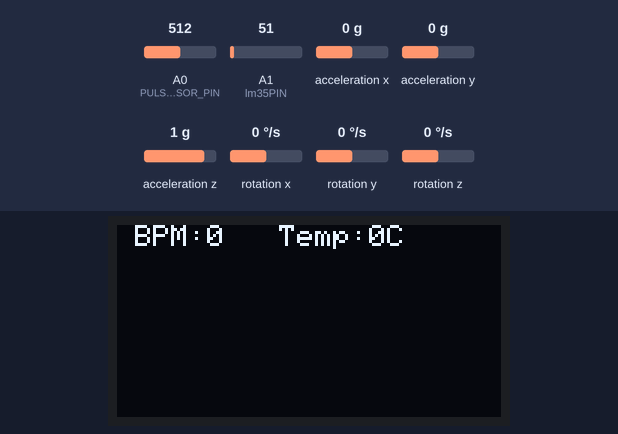
Recording of a sketch running on a simulated Arduino Uno, built with avr-gcc and run on an emulated ATmega328P. On the bench: 128×64 one-colour display. Wiring (inferred from the names in the program): MPU-6050 motion sensor at I2C address 0x68. The test bench sets the inputs (shaded band); at power-on: A1 (lm35PIN) = 51, A0 (PULSE_SENSOR_PIN) = 512, acceleration x 0 g, acceleration y 0 g, acceleration z 1 g, rotation x 0 °/s, rotation y 0 °/s, rotation z 0 °/s. Random numbers use the default seed unless the sketch sets one.

Above: at 6.3 s.
6.4 s: A1 (lm35PIN) set to 61
At 7.5 s:
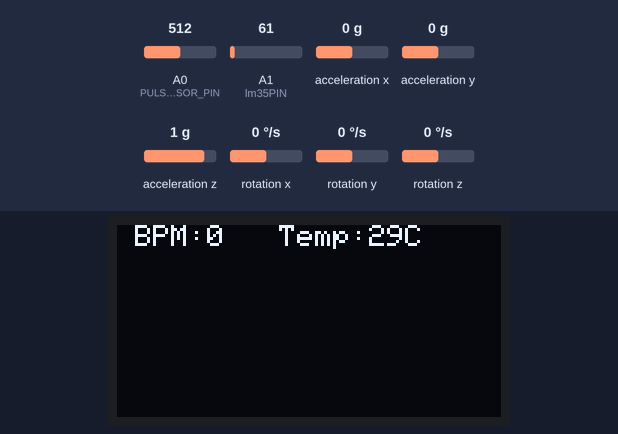
10.0 s: A1 (lm35PIN) set to 15
At 12.2 s:
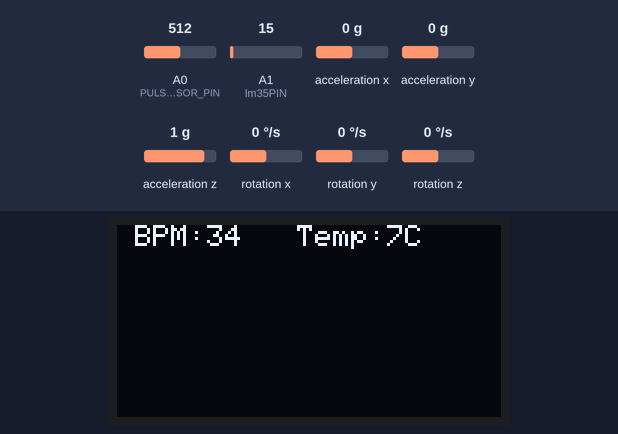
13.2 s: A1 (lm35PIN) set to 30
At 14.8 s:
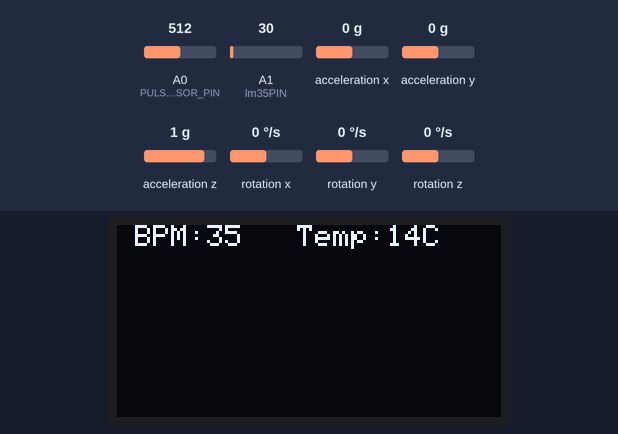
Timing chart, 0 to 16.3 s (numbered marks = the images above; inputs shaded):
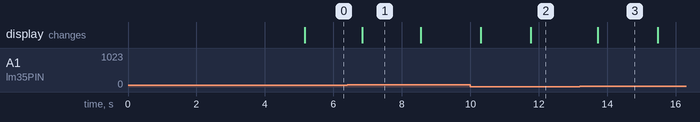

Measured:
- after the input at 10.0 s, the display: first changes after 0.31 s (image 2 shows a later state)
- what the display in image 1 shows lasts 1.8 s, from 6.8 s to 8.6 s
- what the display in image 3 shows lasts 1.8 s, from 13.7 s to 15.5 s

The sketch:

Group_Unified.ino
```cpp
//template id name and auth token

// #define BLYNK_TEMPLATE_ID "TMPLkRml0r_e"
// #define BLYNK_DEVICE_NAME "Project"
// #define BLYNK_AUTH_TOKEN "rWagyD5YGg_SLB-NWGnLHvNYyzLqadbp"

// // Comment this out to disable prints and save space
// #define BLYNK_PRINT Serial

#include <Wire.h>
// #include <ESP8266_Lib.h>
// #include <BlynkSimpleShieldEsp8266.h>


#include "SSD1306Ascii.h"
#include "SSD1306AsciiAvrI2c.h"

// 0X3C+SA0 - 0x3C or 0x3D
#define I2C_ADDRESS 0x3C

// Define proper RST_PIN if required.
#define RST_PIN -1

SSD1306AsciiAvrI2c display;
//-------------------------


// or Software Serial on Uno, Nano...
// #include <SoftwareSerial.h>


// // Your ESP8266 baud rate:
// #define ESP8266_BAUD 115200

#define PULSE_SENSOR_PIN A0
#define THRESHOLD_DEFAULT 550


// Your WiFi credentials.
// Set password to "" for open networks.
// const char auth[] PROGMEM = BLYNK_AUTH_TOKEN;
// const char ssid[] PROGMEM = "Redmi 9A";
// const char pass[] PROGMEM = "emmy22081";

uint8_t predict;


uint8_t pulseSensorPin = PULSE_SENSOR_PIN;
uint8_t thresholdValue = THRESHOLD_DEFAULT;

const byte LED13 = 13;
byte a = 0;
uint8_t b= 0;
byte update = 0;
byte lasta = 0;
uint8_t lastb = 0;
byte myBPM = 0;
byte temp=0;
int count = 0; //count variable to keep track of when temp and pusle sensor would display
byte lm35PIN = A1;
byte pushbutton = 1;
byte pushbutton_var;

const uint8_t Threshold PROGMEM = 550;            // Determine which Signal to "count as a beat", and which to ingore.

// function declarations
void heartrate_gyroscope();
void MPU6050();
void setupMPU();
void notification(int predict);
void myTimer();
void oleddisplay();
void initial_Message();
int getBeatsPerMinute();


// SoftwareSerial EspSerial(2, 3); // RX, TX

// ESP8266 wifi(&EspSerial);

// // This function creates the timer object. It's part of Blynk library
// BlynkTimer timer;


void setup() {

  Serial.begin(115200);
#if RST_PIN >= 0
  display.begin(&Adafruit128x64, I2C_ADDRESS, RST_PIN);
#else // RST_PIN >= 0
  display.begin(&Adafruit128x64, I2C_ADDRESS);
#endif // RST_PIN >= 0


  Wire.begin();
  setupMPU();
  pinMode(pushbutton, INPUT);
//  initial message to be displayed on OLED
  initial_Message();


  // // Set ESP8266 baud rate
  // EspSerial.begin(ESP8266_BAUD);
  // delay(10);

  // Blynk.begin(auth, wifi, ssid, pass, "blynk.cloud", 80);

  // timer.setInterval(1000L, myTimer);

}

 void loop() {

  // Runs all Blynk stuff
//   Blynk.run();

//   // runs BlynkTimer
//  timer.run();

  //heartrate and gyroscope reader
  heartrate_gyroscope();

  // Display checker
  oleddisplay();


  count++;
  update++;

}


void initial_Message()
{
  display.clear();
  display.setFont(Adafruit5x7);
  display.setCursor(0,0);
  display.println(F("  Health Monitoring"));
  display.println(F("        System"));
  display.println();
  display.println();
  display.println(F("  Keep Calm To Get"));
  display.print(F("Accurate BPM Readings"));
  delay(5000);
  display.clear();
}

void heartrate_gyroscope()
{
  if (count==200){
    myBPM = getBeatsPerMinute();
    if (myBPM>120)
    {
      myBPM = 120;
    }
    int sensorValue PROGMEM = analogRead(lm35PIN);
  // Convert the analog reading (which goes from 0 - 1023) to a voltage (0 - 5V):
    float voltage  = sensorValue * (5.0 / 1023.0);
    temp = voltage * 100;

    count=0;
  }

  else
  {
      MPU6050();
  }

 if (update==15){
  b = 21;
  update=0;
 }
 else
 {
   b =60-(random(510,519)/16);
 }

}


void MPU6050()
{
float accelX, accelY, accelZ;
float gForceX, gForceY, gForceZ;

float gyroX, gyroY, gyroZ;
float rotX, rotY, rotZ;

  Wire.beginTransmission(0b1101000); //I2C address of the MPU
  Wire.write(0x3B); //Starting register for Accel Readings
  Wire.endTransmission();
  Wire.requestFrom(0b1101000,6); //Request Accel Registers (3B - 40)
  while(Wire.available() < 6);
  accelX = Wire.read()<<8|Wire.read(); //Store first two bytes into accelX
  accelY = Wire.read()<<8|Wire.read(); //Store middle two bytes into accelY
  accelZ = Wire.read()<<8|Wire.read(); //Store last two bytes into accelZ


  gForceX = ((((accelX)*9.81) / 4096.0)-16.20);
  gForceY = ((((accelY)*9.81) / 4096.0)-12.36);
  gForceZ = ((accelZ)*9.81) / 4096.0;


  Wire.beginTransmission(0b1101000); //I2C address of the MPU
  Wire.write(0x43); //Starting register for Gyro Readings
  Wire.endTransmission();
  Wire.requestFrom(0b1101000,6); //Request Gyro Registers (43 - 48)
  while(Wire.available() < 6);
  gyroX = Wire.read()<<8|Wire.read(); //Store first two bytes into accelX
  gyroY = Wire.read()<<8|Wire.read(); //Store middle two bytes into accelY
  gyroZ = Wire.read()<<8|Wire.read(); //Store last two bytes into accelZ

  rotX = ((((gyroX)*0.01745) / 65.5) - 10.05);
  rotY = ((((gyroX)*0.01745) / 65.5)-10.05);
  rotZ = ((((gyroX)*0.01745) / 65.5)-10.05);

  const float inputlayer[6][1] PROGMEM ={{gForceX},{gForceY},{gForceZ},
                          {rotX},{rotY},{rotZ}};

  const float weights_1[4][6] PROGMEM= {{-0.40268838,0.5057685,0.24298422,0.9213788,-1.2766964,1.0552192},
                          {0.7286452,0.05126997,-0.18765673,-1.603684,-0.2248919 ,0.70605636},
                          {0.13963784,-0.15635969,0.18554588,-2.3270693,-0.0118859,-1.1264457},
                          {0.26414385,0.19587377,-0.11894583,-1.886621,-0.11081804,0.10624936}};

  const float bias_1[4][1] PROGMEM= {{0.42785648},{1.4273088},{-1.1427981},{2.2791126}};


     float prediction[1][1];
     float hiddenlayer_1[4][1];
    //int r1,c1,r2,c2 = 4,6,4,1;
    for (int i = 0; i < 4; ++i) {
      for (int j = 0; j < 1; ++j) {
         hiddenlayer_1[i][j] = 0;
      }
    }
    for (int i = 0; i < 4; ++i) {
      for (int j = 0; j < 1; ++j) {
         for (int k = 0; k < 6; ++k) {
             hiddenlayer_1[i][j] += (pgm_read_byte(&weights_1[i][k]) * inputlayer[k][j]);
        }
           hiddenlayer_1[i][j] = hiddenlayer_1[i][j] + pgm_read_byte(&bias_1[i][j]);
           hiddenlayer_1[i][j] = max(0,hiddenlayer_1[i][j]);
      }
    }


  const float weights_2[1][4] PROGMEM = {{1.8549712 ,-0.6043076,3.4437234,-0.40509257}};
  const float bias_2[1][1] PROGMEM = {{-1.0489434}};


    //int r1,c1,r2,c2 = 4,6,4,1;
    for (int i = 0; i < 1; ++i) {
      for (int j = 0; j < 1; ++j) {
         prediction[i][j] = 0;
      }
    }
    for (int i = 0; i < 1; ++i) {
      for (int j = 0; j < 1; ++j) {
         for (int k = 0; k < 4; ++k) {
           prediction[i][j] += (weights_2[i][k] * hiddenlayer_1[k][j]);

        }
           prediction[i][j] = prediction[i][j] + bias_2[i][j];
           prediction[i][j] = (1/(1+exp(-(prediction[i][j]))));
           predict = roundf(prediction[i][j]);

      }
    }

}


void setupMPU()
{
  Wire.beginTransmission(0b1101000); //This is the I2C address of the MPU (b1101000/b1101001 for AC0 low/high datasheet sec. 9.2)
  Wire.write(0x6B); //Accessing the register 6B - Power Management (Sec. 4.28)
  Wire.write(0b00000000); //Setting SLEEP register to 0. (Required; see Note on p. 9)
  Wire.endTransmission();
  Wire.beginTransmission(0b1101000); // I2C address of the MPU
  Wire.write(0x1A); // Accessing the register 0x1A (DLPF_CFG)
  Wire.write(2); // Setting the filter bandwidth
  Wire.endTransmission();
  Wire.beginTransmission(0b1101000); //I2C address of the MPU
  Wire.write(0x1B); //Accessing the register 1B - Gyroscope Configuration (Sec. 4.4)
  Wire.write(0b00001000); //Setting the gyro to full scale +/- 500deg./s
  Wire.endTransmission();
  Wire.beginTransmission(0b1101000); //I2C address of the MPU
  Wire.write(0x1C); //Accessing the register 1C - Acccelerometer Configuration (Sec. 4.5)
  Wire.write(0b00010000); //Setting the accel to +/- 8g
  Wire.endTransmission();
}


void notification(int predict)
{
  Serial.println(predict);

  if (predict==1)
  {
    display.clear();
    display.setFont(Adafruit5x7);
    display.setCursor(0,5);
    display.println(F("A Fall Has Occured"));
    display.println(F("A Message Would Be Sent"));
    display.println();
    display.println(F("If This Is An Error"));
    display.println(F("Press the hold down the push button to cancel for 5secs"));
    delay(3000);
    pushbutton_var = digitalRead(pushbutton);

  // const static char message1 [] PROGMEM= "Ward is in stable condition";
  // const static char message2 [] PROGMEM= "A fall has been detected!!! kindly attend to your ward";
  // const static char message3 [] PROGMEM= "Ward's Heartbeat reading is high, kindly check-up on them";
  // const static char message4 [] PROGMEM= "Ward's Temperature reading is high, kindly check-up on them";
  // const static char message5 [] PROGMEM= "Ward's Temperature and Heartbeat readings are high, kindly consult your medical practitioner!!!";

  // if (predict == 1 && pushbutton_var == 1)
  // {
  //   digitalWrite(LED13,HIGH);
  //   Blynk.virtualWrite(V0,message2);
  //   Blynk.logEvent("fall_detected", message2);
  // }

  // else if (myBPM>=100)
  // {
  //   Blynk.virtualWrite(V3,message3);
  // }

  // else if (temp > 32)
  // {
  //   Blynk.virtualWrite(V4,message4);
  // }

  // else if (temp >32 && myBPM >= 100 )
  // {
  //   Blynk.virtualWrite(V5,message5);
  // }

  // else
  // {
  //   Blynk.virtualWrite(V0,message1);
  // }

 }
}


void myTimer()
{
  // Blynk.virtualWrite(V1, temp);
  // Blynk.virtualWrite(V2,myBPM);
  // notification(predict);
}

void oleddisplay()
{
  if (a > 127)
  {
    display.clear();
     a = 0;
    lasta = a;
  }
  if (b-lastb >=10) {
    b=b-15;
  }

  lastb = b;
  lasta = a;
  display.setCursor(0, 50);
  display.write(3);
  display.print(F(" BPM:"));
  display.print(myBPM);
  display.print(F("   Temp:"));
  display.print(temp);
  display.print(F("C"));
  a++;
  count++;
}


int getBeatsPerMinute()
{
  int sensorValue = analogRead(pulseSensorPin);
  static unsigned long lastBeatTime = 0; // keep track of the last time a heartbeat was detected
  static int beatsPerMinute = 0;

  if (sensorValue > thresholdValue) { // check if a heartbeat is detected
    unsigned long currentTime = millis(); // get the current time
    if (lastBeatTime != 0) { // if this is not the first heartbeat
      unsigned long interval = currentTime - lastBeatTime; // calculate the time interval between heartbeats
      beatsPerMinute = 60000 / interval; // calculate the beats per minute
    }
    lastBeatTime = currentTime; // update the last heartbeat time
  }
  return beatsPerMinute;
}
```
